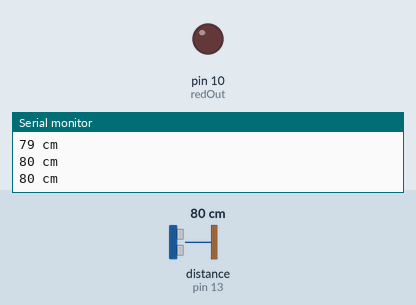
The sketch below on a simulated Arduino Uno, built with avr-gcc and run on an emulated ATmega328P. On the bench: output pins drawn as LEDs (lit = HIGH), the last lines printed to the serial monitor. Wiring (inferred from the names in the program): ultrasonic range finder: trigger pin 8; echo pin 13. The test bench sets the inputs (shaded band); at power-on: distance to the obstacle (sensor on pin 13) 80 cm. The echo pulse lasts 58.3 µs per cm; pins used as bus, display or sensor lines are not drawn.

Above: at 1.3 s.
1.4 s: distance to the obstacle (sensor on pin 13) set to 6 cm
3.2 s: distance to the obstacle (sensor on pin 13) set to 3 cm
At 4.7 s:
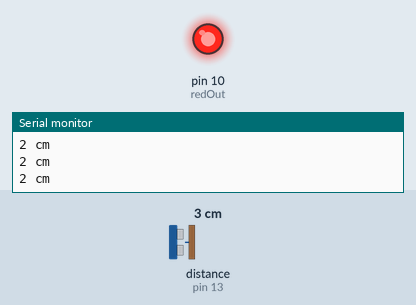
5.0 s: distance to the obstacle (sensor on pin 13) set to 9 cm
At 6.1 s:
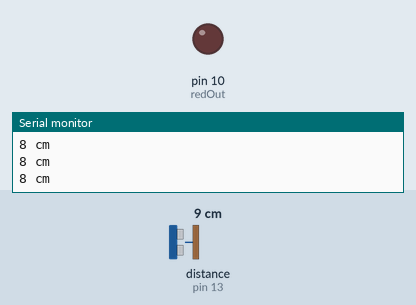
6.5 s: distance to the obstacle (sensor on pin 13) set to 2 cm
At 7.4 s:
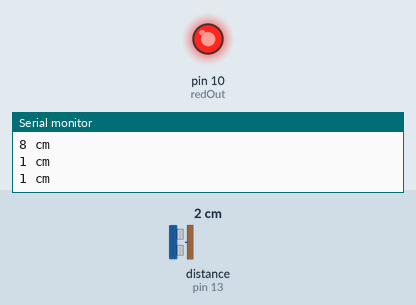
Timing chart, 0 to 9.0 s (numbered marks = the images above; inputs shaded):
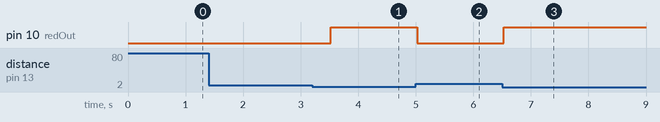

Measured:
- the behaviour switches between 5 and 4 cm on distance to the obstacle (sensor on pin 13) (found by bisection; images 0 and 1)
- after the input at 3.2 s, pin 10 (redOut): LOW → HIGH after 0.32 s
- after the input at 5.0 s, pin 10 (redOut): HIGH → LOW at once
- after the input at 6.5 s, pin 10 (redOut): LOW → HIGH at once

The sketch:

distance_warning.ino
```cpp
/**
 * Setup
 * -----
 *
 *  Using the PNG))) HC-SR04 sensor, hook up the following
 *    VCC  -> 5v out
 *    GND  -> GND
 *    Trig -> 8
 *    Echo -> 13
 *
 * As for LEDs, hook up the following:
 *   LED red -> 10
 *   LED green -> 6
 *
 * Add a pull-down resistor to the LEDs.
 *
 * For reference on HC-SR04, refer to the following article:
 * http://winkleink.blogspot.com.au/2012/05/arduino-hc-sr04-ultrasonic-distance.html
 */

int echo     = 13;
int trigger  = 8;
int redOut   = 10;
int greenOut = 6;

void setup()
{
    Serial.begin(9600);
    pinMode(trigger, OUTPUT);
    pinMode(echo,    INPUT );
    pinMode(redOut,  OUTPUT);
}

void loop() {
    int duration, distance;

    digitalWrite(trigger, LOW);
    delayMicroseconds(2);

    digitalWrite(trigger, HIGH);
    delayMicroseconds(10);
    digitalWrite(trigger, LOW);

    duration = pulseIn(echo, HIGH);
    distance = (duration/2) / 29.1;

    if (distance >= 200 || distance <= 0)
    {
        Serial.println("Out of range");
        digitalWrite(redOut, LOW);
        digitalWrite(greenOut, HIGH);
    }
    else
    {
        if(distance < 4 ) {
            digitalWrite(redOut, HIGH);
            digitalWrite(greenOut, LOW);
        } else {
            digitalWrite(redOut, LOW);
            digitalWrite(greenOut, HIGH);
        }

        Serial.print(distance);
        Serial.println(" cm");
    }
    delay(500);
}
```
